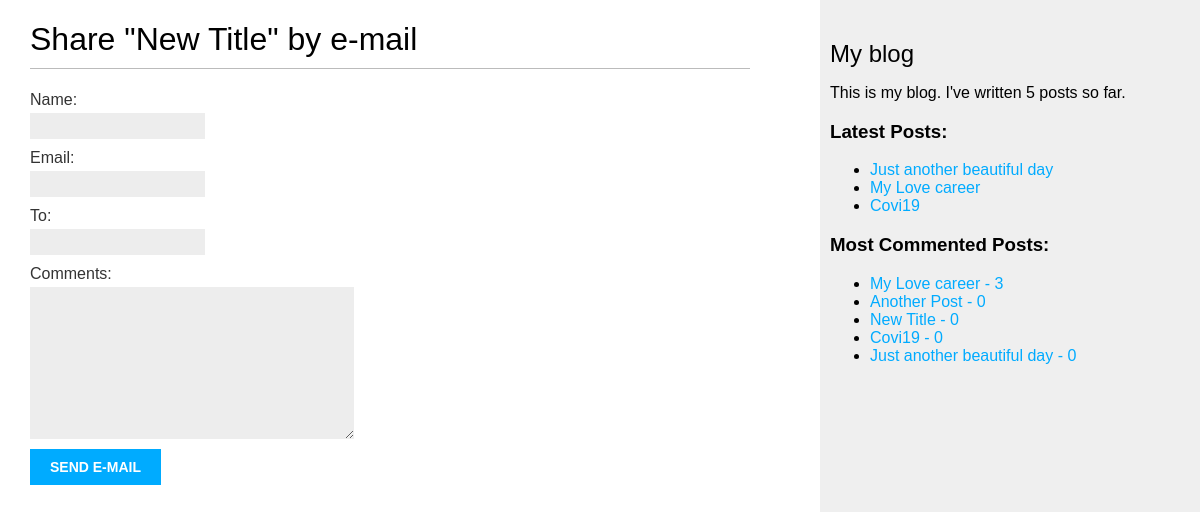
The app's page /blog/3/share/, older data.
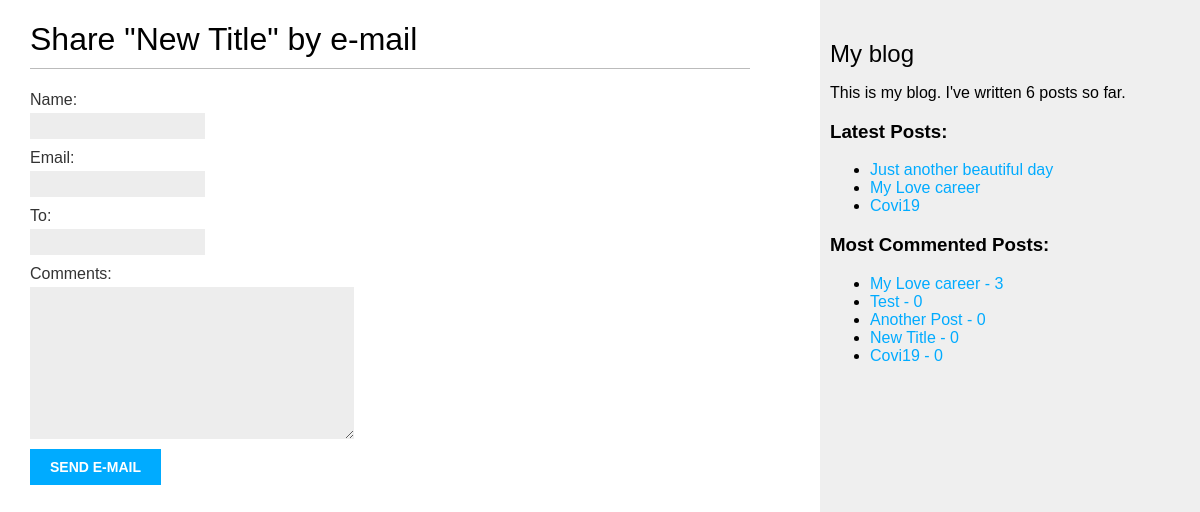
The same page, newer data.
### blog/models.py (models this page shows, shortened)
class Post(models.Model):
    STATUS_CHOICES = (
        ('draft', 'Draft'),
        ('published', 'Published')
    )
    title = models.CharField(max_length = 250)
    slug = models.SlugField(max_length=250, unique_for_date='publish')
    author = models.ForeignKey(User, on_delete=models.CASCADE, related_name='blog_posts')
    body = models.TextField()
    publish = models.DateTimeField(default=timezone.now)
    created = models.DateTimeField(auto_now_add=True)
    updated = models.DateTimeField(auto_now=True)
    status = models.CharField(max_length=10, choices=STATUS_CHOICES, default='draft')
    taggs = TaggableManager()
    class Meta:
        ordering = ('publish',)
    objects = models.Manager()
    published = PublishedManager()
    def get_absolute_url(self):
        return reverse("blog:post_detail", args=[
            self.publish.year,
            self.publish.month,
            self.publish.day,
            self.slug
        ])

### blog/views.py (the view)
# urls.py: path('<int:post_id>/share/', views.post_share, name='post_share'),
def post_share(request, post_id):
    post = get_object_or_404(Post, id = post_id, status='published')
    sent = False
    if request.method == 'POST':
        form = EmailPostForm(request.POST)
        if form.is_valid():
            cd = form.cleaned_data
            post_url = request.build_absolute_uri(post.get_absolute_url())
            subject = f"{cd['name']} recommends you read {post.title}"
            message = f"Read {post.title} at {post_url}\n\n {cd['name']}\'s comments: {cd['comments']}"
            send_mail(subject, message, 'admin@myblog.com', [cd['to']])
            sent = True
    else :
        form = EmailPostForm()
    return render(request, 'blog/post/share.html', {
        'post' : post,
        'form' : form,
        'sent' : sent
    })

### blog/forms.py
class EmailPostForm(forms.Form):
    name = forms.CharField(max_length=25)
    email = forms.EmailField()
    to = forms.EmailField()
    comments = forms.CharField(required=False, widget=forms.Textarea)

### blog/models.py (called while the page is built)
    def get_queryset(self):
        return super(PublishedManager, self).get_queryset().filter(status='published')

### blog/templatetags/blog_tags.py (called while the page is built)
@register.simple_tag
def total_posts():
    return Post.published.count()

@register.inclusion_tag('blog/post/latest_posts.html')
def show_latest_posts(count=5):
    latest_posts = Post.published.all().order_by('-publish')[:count]
    return {'latest_posts' : latest_posts}

@register.simple_tag
def get_most_commented_posts(count=5):
    return Post.published.annotate(total_comments = Count('comments')).order_by('-total_comments')[:count]

### blog/templates/blog/post/share.html (shortened to what this page needs)
{% extends 'blog/base.html' %}
{% block content %}
    {% if sent %}
        <h1> Email successfully sent </h1>
        <p>
            "{{post.title}} was successfully sent to {{form.cleaned_data.to}}"
        </p>
    {% else %}
        <h1>Share "{{ post.title }}" by e-mail</h1>
        <form method="post">
        {{ form.as_p }}
        <input type="submit" value="Send e-mail">
</form>
    {% endif %}
{% endblock content %}

### blog/templates/blog/base.html (shortened to what this page needs)
{% load blog_tags %}
{% load static %}
<html>
<head>
    <link href="{% static "css/blog.css" %}" rel="stylesheet">
</head>
<body>
    <div id="content">
        {% block content %}
        {% endblock %}
    </div>
    <div id="sidebar">
        <h2>My blog</h2>
        <p>This is my blog. I've written {% total_posts %} posts so far.</p>
        <h3>Latest Posts:</h3>
        {% show_latest_posts 3 %}
        <h3>Most Commented Posts:</h3>
        {% get_most_commented_posts as most_commented_posts %}
        <ul>
        {% for post in most_commented_posts %}
            <li>
                <a href="{{ post.get_absolute_url }}">{{ post.title }} - {{post.total_comments}}</a>
            </li>
        {% endfor %}
        </ul>
    </div>
</body>
</html>

### blog/templates/blog/post/latest_posts.html
<ul>
    {% for post in latest_posts %}
        <li>
            <a href="{{ post.get_absolute_url }}">{{ post.title }}</a>
        </li>
    {% endfor %}
</ul>

Row changes from the older to the newer data that the page shows:
no longer on one of the page's lists (row unchanged): Post: title "Just another beautiful day", total_comments "0"
now on this page (row edited): Post: title "Test", total_comments "0", shown under "Most Commented Posts:"
Text that changed along with them:
text no longer shown: "5"
text now shown: "6"
